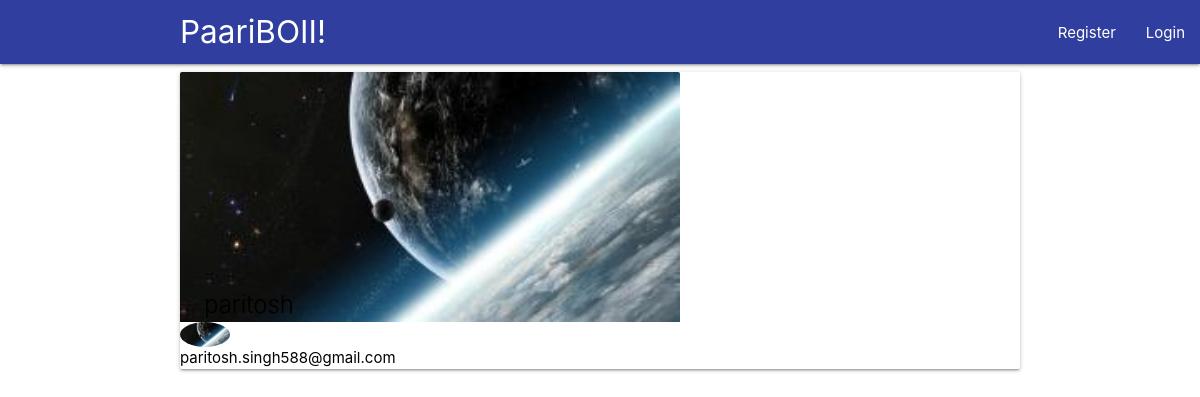
Before: /profile/1 with the older database file.
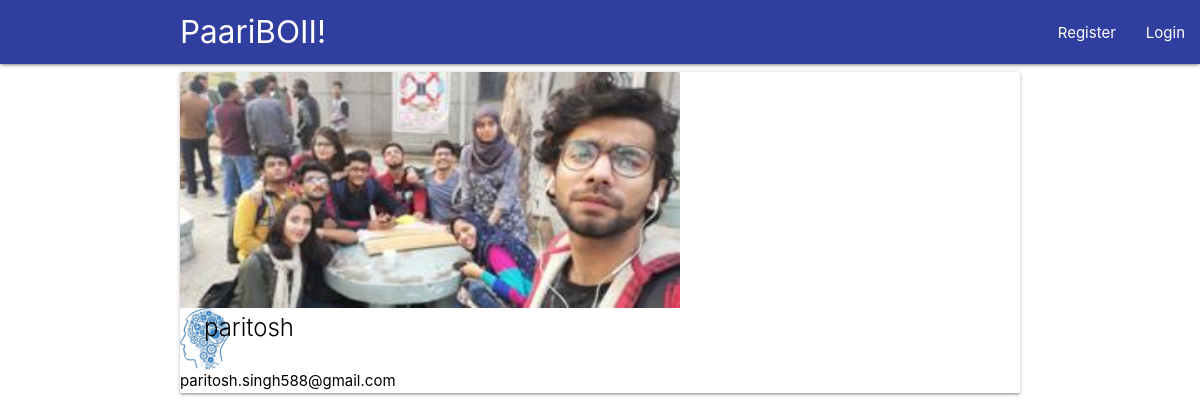
After: the same page with the newer database file.
### network/models.py (models this page shows, shortened)
class Profile(models.Model):
    user = models.OneToOneField(User, on_delete = models.CASCADE, default =1)
    image = models.ImageField(default ='default_profile.jpg', upload_to ='profile_pics')
    profile_cover = models.ImageField(default='default_cover_pic.jpg', upload_to='cover_pics')
    bio = models.TextField(max_length = 288, blank= True)

### network/views.py (the view)
# urls.py: path('profile/<int:pk>',user_views.ProfileDetail.as_view(),name = 'profile_detail'),
class ProfileDetail(DetailView):
    model = Profile

### network/templates/network/profile_detail.html (shortened to what this page needs)
{% extends "network/base.html"%}
{% block content %}
<div class = "container">
    <div class="col s12 m7 l3">
        <div class="card">
          <div class="card-image">
              <img src="{{ object.profile_cover.url }}" class="background" style="width:500px; hieght:500px">
              <a href="#user"><img  style="border-radius: 50%;width:50px; hieght:50px" src="{{ object.image.url }}"></a>
              <a href="#name"><span class="black-text name card-title" >{{ object.user.username}}</span></a>
        </div>
            <a href="#email"><span class="black-text email">{{ object.user.email }}</span></a>
    </div>
</div>
    </div>
{% endblock%}

Changed rows visible on the page:
changed Profile "paritosh": profile_cover: picture added in place of a placeholder; image: picture added in place of a placeholder
